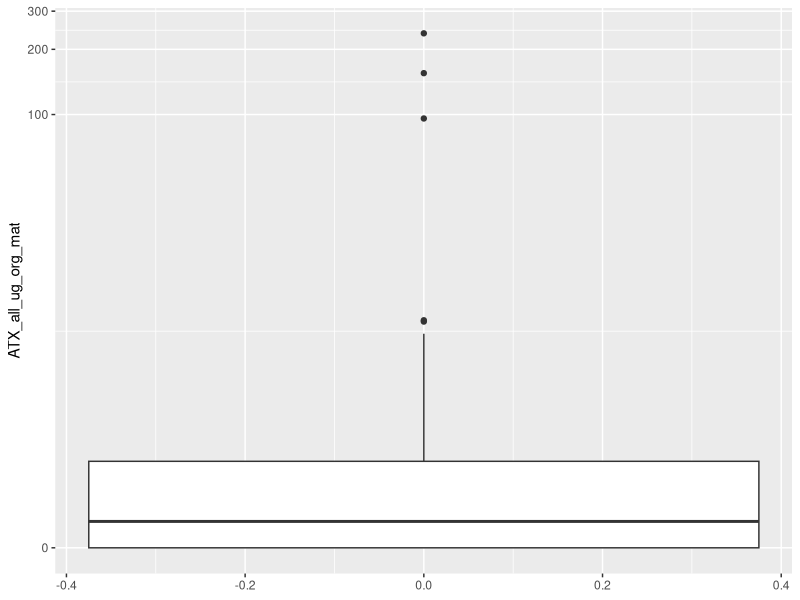
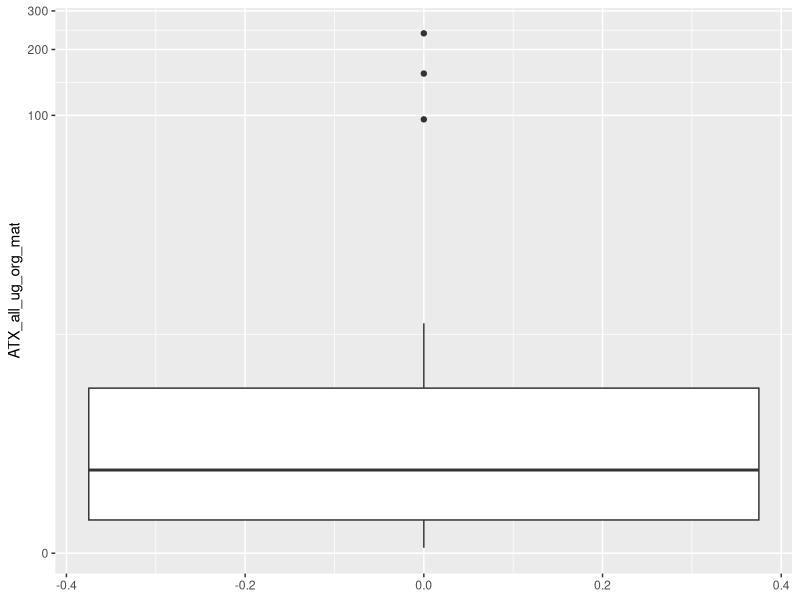
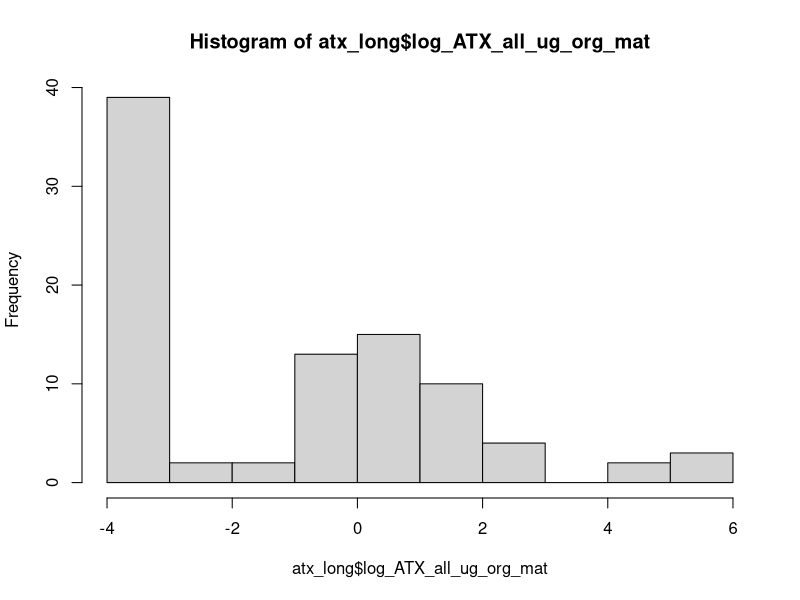
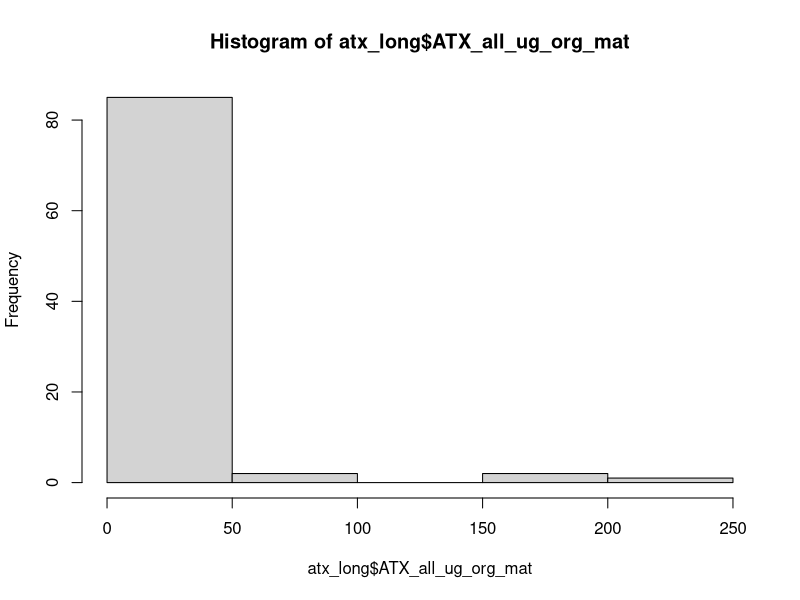

Write R code to recreate these figures, in order.
#### Making anatoxin categories for analyses
### Jordan Zabrecky
## last edited: 05.08.2026

# This script makes anatoxin concentrations groupings (e.g., high versus low) 
# to use in Q3 analyses

#### (1) Loading libraries & data ####

# libraries
lapply(c("tidyverse"), require, character.only = T)

# read in environmental covariates & toxin data
atx <- read.csv("data/field_and_lab/environmental_covariates_and_toxins.csv") %>% 
  # will analyze congeners all together standardized by OM, 
  # so removing individual congeners and standardization by chl-a
  select(field_date, site_reach, site, TM_ATX_all_ug_orgmat_g, TAC_ATX_all_ug_orgmat_g) %>% 
  filter(year(ymd(field_date)) == 2022)

#### (2) Exploring ATX data ####

# want to add in category for NT atx (which is mean of TM & TAC when possible)
atx <- atx %>% 
  mutate(NT_ATX_all_ug_orgmat_g = case_when(is.na(TM_ATX_all_ug_orgmat_g) ~ TAC_ATX_all_ug_orgmat_g,
                                           is.na(TAC_ATX_all_ug_orgmat_g) ~ TM_ATX_all_ug_orgmat_g,
                                           TRUE ~ (TM_ATX_all_ug_orgmat_g + TAC_ATX_all_ug_orgmat_g) / 2))

# ATX in long format
atx_long <- atx %>% 
  pivot_longer(c("TM_ATX_all_ug_orgmat_g", "TAC_ATX_all_ug_orgmat_g", "NT_ATX_all_ug_orgmat_g"), 
               values_to = "ATX_all_ug_org_mat",
                    names_to = "taxa_ATX") %>% 
  na.omit()

# see distribution of all
ggplot(data = atx_long %>% na.omit() %>% filter(!c(taxa_ATX == "NT_ATX_all_ug_orgmat_g")),
       aes(y = ATX_all_ug_org_mat)) +
  geom_boxplot() +
  scale_y_continuous(trans="pseudo_log")

# see distribution of all (with zeros removed)
ggplot(data = atx_long %>% na.omit() %>% filter(ATX_all_ug_org_mat > 0) %>% filter(!c(taxa_ATX == "NT_ATX_all_ug_orgmat_g")), 
       aes(y = ATX_all_ug_org_mat)) +
  geom_boxplot() +
  scale_y_continuous(trans="pseudo_log")

# get summary (with zeros removed)
summary(atx_long %>% na.omit() %>% filter(ATX_all_ug_org_mat > 0) %>% filter(!c(taxa_ATX == "NT_ATX_all_ug_orgmat_g")))
# makes sense to do <50% quantile, =< 1.98
# 50-75% quantile =< 5.5 and > 1.98
# 75-100% quantile > 5.5

#### (3) Log-Transforming ATX ####

# need to replace zeros with a value 
# lowest non-zero value is 0.03, how about 0.02 as zero replacement?
log(0.03) # -3.506558
log(0.02) # -3.912

# log values (replace with 0.02 when 0)
atx_long <- atx_long %>% 
  mutate(log_ATX_all_ug_org_mat = case_when(ATX_all_ug_org_mat == 0 ~ log(0.02),
                                                TRUE ~ log(ATX_all_ug_org_mat)))

# view plot
hist(atx_long$log_ATX_all_ug_org_mat) # yes, this is better
hist(atx_long$ATX_all_ug_org_mat)

#### (4) Adding ATX categories to data ####

# save median and 3rd quantile
med <- median((atx_long %>% na.omit() %>% filter(ATX_all_ug_org_mat > 0))$ATX_all_ug_org_mat)
third_q <- quantile((atx_long %>% na.omit() %>% filter(ATX_all_ug_org_mat > 0))$ATX_all_ug_org_mat)[4]

# add in categorical grouping
atx_long <- atx_long %>% 
  mutate(atx_detected = case_when(ATX_all_ug_org_mat > 0 ~ "y",
                                  TRUE ~ "n"),
         atx_group = case_when(ATX_all_ug_org_mat <= med & ATX_all_ug_org_mat > 0 ~ "low",
                               ATX_all_ug_org_mat <= third_q & ATX_all_ug_org_mat > med ~ "medium",
                               ATX_all_ug_org_mat > third_q ~ "high",
                               TRUE ~ "none")) %>% 
  mutate(sample_type = case_when(taxa_ATX == "TM_ATX_all_ug_orgmat_g" ~ "TM",
                                 taxa_ATX == "TAC_ATX_all_ug_orgmat_g"  ~ "TAC",
                                 taxa_ATX == "NT_ATX_all_ug_orgmat_g" ~ "NT")) %>% 
  select(field_date, site, site_reach, sample_type, ATX_all_ug_org_mat, log_ATX_all_ug_org_mat,
         atx_detected, atx_group)

#### (3) Saving CSV ####

# save csv
write.csv(atx_long, "./data/field_and_lab/atx_w_categorical_groupings.csv", 
          row.names = FALSE)
